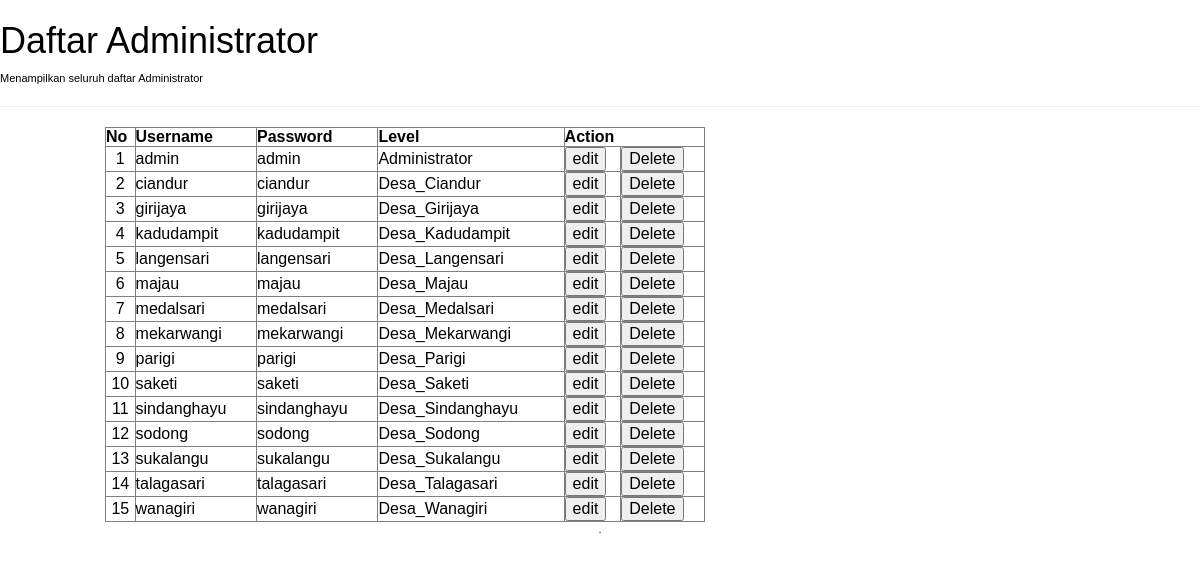
Screenshot of /asset/simdesa/user.php (signed in) with the database file from the repository.
### tables this page shows
CREATE TABLE IF NOT EXISTS `user` (
  `id` int(5) NOT NULL AUTO_INCREMENT,
  `username` varchar(20) NOT NULL,
  `password` varchar(50) NOT NULL,
  `level` enum('Administrator','Desa_Girijaya','Desa_Ciandur','Desa_Kadudampit','Desa_Langensari','Desa_Majau','Desa_Medalsari','Desa_Mekarwangi','Desa_Parigi','Desa_Saketi','Desa_Sindanghayu','Desa_Sodong','Desa_Sukalangu','Desa_Talagasari','Desa_Wanagiri') NOT NULL,
  PRIMARY KEY (`id`)
);

### asset/simdesa/user.php (the view, shortened to what this page needs)
<h1>Daftar Administrator</h1>
        <div class="breadcrumbs">Menampilkan seluruh daftar Administrator</div>
<html>
 	 <link href="css/bootstrap.min.css" rel="stylesheet">
    <link href="css/admin.css" rel="stylesheet">
<body width='900px'>
<center>
<hr>
  <div class="container">
        <div class="row">
		<div class="col-md-8">
<table  border='1' Width='600' >
<tr>
	<th> No</th>
	<th> Username </th>
	<th> Password </th>
	<th> Level </th>
	<th colspan='2'> Action </th>
</tr>
<?php
$queri="Select * From user" ;
$hasil=MySQL_query ($queri);
$i = 1;
while ($data = mysql_fetch_array ($hasil)){
 echo "
		<tr>
		<td><center>".$i."</center></td>
		<td>".$data['username']."</td>
		<td>".$data['password']."</td>
		<td>".$data['level']."</td>
		<td> <form action = 'edit.php' method = 'GET'>
		<input type = 'submit' name = 'tombol' value = 'edit' class = 'edit'>";
echo "	<input type = 'hidden' name = 'id' value = '".$data['id']."'>
		</form></td>
		<td> <form action = 'delete.php' method = 'GET'>
		<input type = 'hidden' name = 'username' value = '".$data['username']."'>
		<input type = 'hidden' name = 'id' value = '".$data['id']."'>
		<input type = 'submit' name = 'tombol2' value = 'Delete' class = 'delete'
		onclick='return tanya(". $data['id'].")'>
		</form></td>
		</tr>
		";
	$i++;
}
?>
</table>
</div>
<div class="col-md-4">
<ins class="adsbygoogle"
     style="display:inline-block;width:300px;height:250px"
     data-ad-client="ca-pub-7101183635826675"
     data-ad-slot="8181180549"></ins>
</div>
</div>
<div class="row">
<div class="col-md-12">
.
</div>
</div>
</body>
</html>

### asset/simdesa/css/admin.css (style rules this page uses)
body { margin:0; padding:0; background-image: url('images/Middle_texture.jpg'); color:#000; font-family:Verdana, Geneva, sans-serif; font-size:11px; }
form { margin:0; padding:0 }
input { vertical-align:middle }
body { padding-top: 1px; }

### rows the page displays
user: username "admin", password "admin", level "Administrator"
user: username "ciandur", password "ciandur", level "Desa_Ciandur"
user: username "girijaya", password "girijaya", level "Desa_Girijaya"
user: username "kadudampit", password "kadudampit", level "Desa_Kadudampit"
user: username "langensari", password "langensari", level "Desa_Langensari"
user: username "majau", password "majau", level "Desa_Majau"
user: username "medalsari", password "medalsari", level "Desa_Medalsari"
user: username "mekarwangi", password "mekarwangi", level "Desa_Mekarwangi"
user: username "parigi", password "parigi", level "Desa_Parigi"
user: username "saketi", password "saketi", level "Desa_Saketi"
user: username "sindanghayu", password "sindanghayu", level "Desa_Sindanghayu"
user: username "sodong", password "sodong", level "Desa_Sodong"
user: username "sukalangu", password "sukalangu", level "Desa_Sukalangu"
user: username "talagasari", password "talagasari", level "Desa_Talagasari"
user: username "wanagiri", password "wanagiri", level "Desa_Wanagiri"
